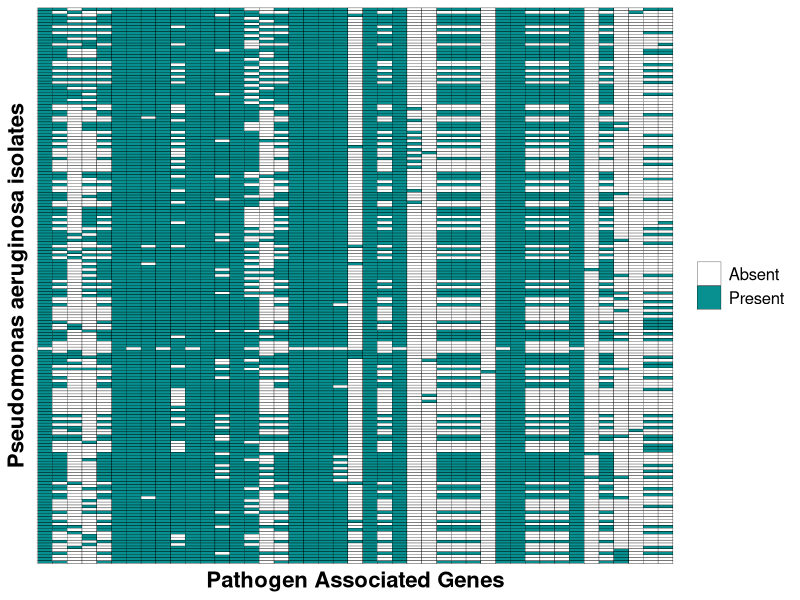
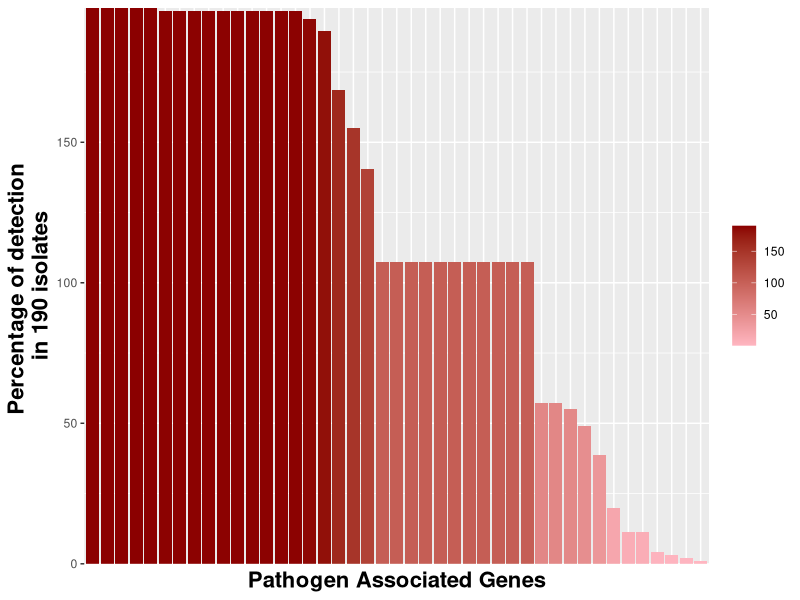
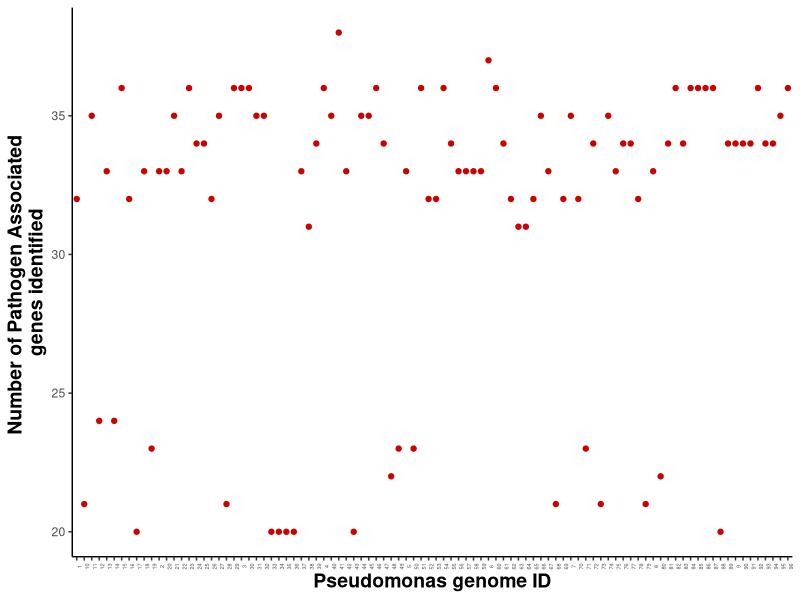
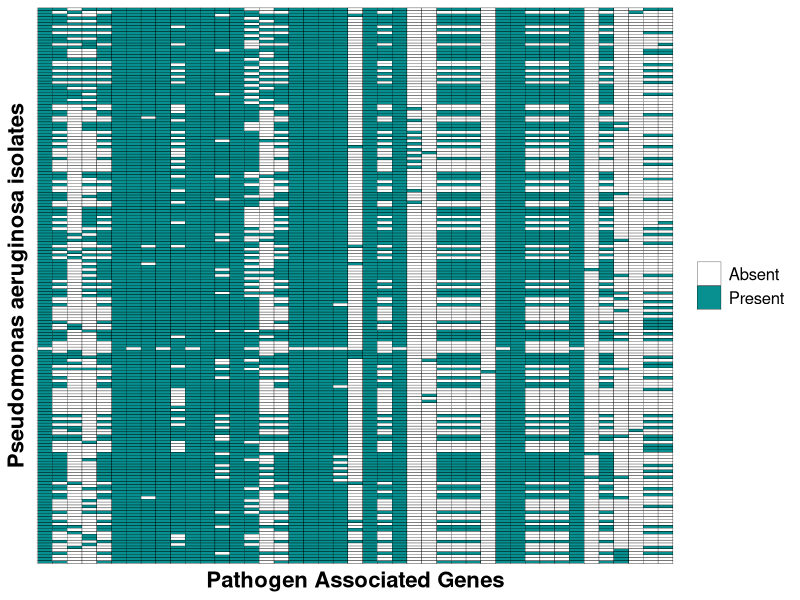
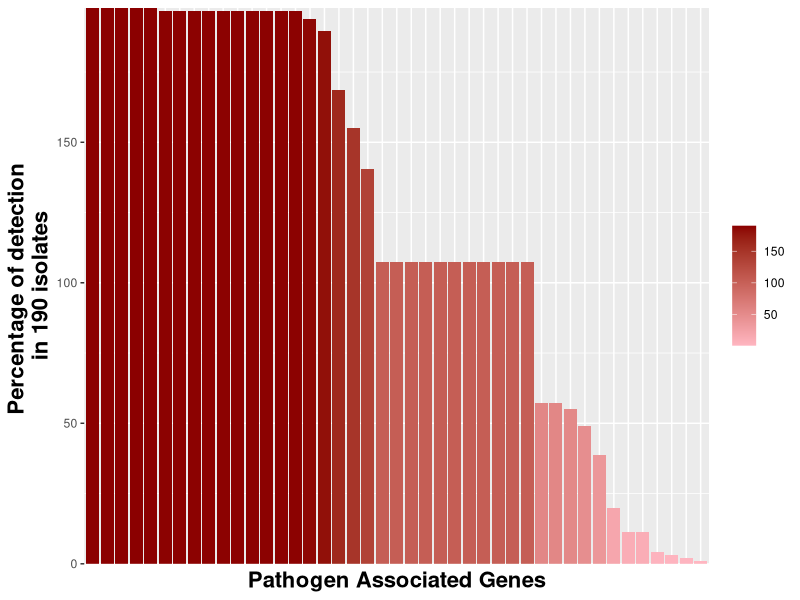

The R script that drew these images, in order:
############################## Exploratory analysis of BLAST results  ########################
##############################################################################################

# Results of BLAST. 

#   Analysis of BLAST using 63 PAG in Pseudomonas as query in assembly of 190 Pseudomonas areuginosa 
#   from non-CF bronchiectasis patients. We also evaluated the presence of two additional hypothetical
#   proteins in the same assemblies.

#   There is only one hit per query in each database (isolate) per our requirements

############################## Data wrangling

# load necessary packages
library(tidyverse)

# set working directory and load data set
setwd("~/work_research/git/bioinformatics/hilliam_pseudomonas_2022/results")

# load 61 PAGs dataset
blast_dat <- read_tsv(file = "hilliam_blast_clean.txt",
                      show_col_types = T,
                      col_types = "ffdddddddddd")

# load patrick data
patrick_dat <- 
  read_tsv(file = "patrick_blast_clean.txt",
           show_col_types = T,
           col_types = "ffdddddddddd") %>% # load data set
  mutate(qseqid =str_replace(pattern = ":.*(-.*)",
                             replacement = "\\1",
                             string = qseqid))  # clean name of PAG

# merge datasets
blast_dat<- rbind(blast_dat, patrick_dat)

############################## Exploratory analysis

# --------------------------- by patient ID (n=96)
blast_patient_dat <- 
  blast_dat %>% 
  # eliminates all after first hyphen
  mutate(sseqid = gsub(pattern = "-.*", 
                       replacement = "", 
                       sseqid))   %>% 
  # group at the patient ID level
  group_by(sseqid) %>%
  # eliminate PAG mapping multiple times and group
  distinct(qseqid, .keep_all = T) %>% 
  ungroup(); head(blast_patient_dat, 15)

# count presence in 96 patients
blast_patient_dat %>% 
  count(qseqid) %>% 
  mutate(prop = round(n/96*100, 2)) %>% 
  arrange(desc(n));

# --------------------------- by isolate (n=190)
blast_isolate_dat <- 
  blast_dat %>% 
  mutate(sseqid = gsub(pattern = "_.*",
                       replacement = "",
                       x=sseqid)) %>% 
  group_by(sseqid) %>%
  # eliminate PAG mapping multiple times per isolate
  distinct(qseqid, .keep_all = T) %>% 
  ungroup()

blast_isolate_dat %>% 
  count(qseqid) %>% 
  mutate(prop = n/190*100) %>% 
  arrange(desc(n))

blast_dat %>% 
  distinct(qseqid) %>% 
  dim()

blast_isolate_dat$qseqid
##############################          Plot of results        #####################
###############################################################################################

# --------------------------------- dot plot

library(Cairo)

CairoTIFF(file = "scatter_pag.tiff",
          width = 2200,
          height = 1200,
          pointsize = 5,
          dpi = 320, 
          compression = 5)

blast_dat %>% 
  mutate(sseqid = gsub(pattern = "-.*", # eliminates all after first hyphen
                       replacement = "", 
                       sseqid)) %>% 
  # group by patient ID
  group_by(sseqid) %>% 
  # eliminate PAG mapping multiple times
  distinct(qseqid, .keep_all = T) %>% 
  summarise (n=n()) %>% 
  rename(sample_ID = sseqid,
         PAGs_n = n) %>% 
  ggplot(aes(x = sample_ID,
             y = PAGs_n)) +
  geom_point(color = "red3", size=1.5) +
  labs(x = "Pseudomonas genome ID",
       y = "Number of Pathogen Associated \ngenes identified") +
  theme_classic() +
  theme(axis.text.x = element_text(angle = 90, size = 4),
        axis.title = element_text(face="bold", size=14)) 
  
## When the device is off, file writing is completed.
dev.off()

# --------------------------------- heatmap
## change dataset to map by isolate or patient

heatmap_dat <- 
  blast_isolate_dat %>% 
  # creates indicator variables for hits
  pivot_wider(id_cols = c(qseqid),
              names_from = sseqid,
              values_from = sseqid) %>% 
  # transforms hits into TRUE and no hits into FALSE
  mutate(across(.cols = -qseqid,
                .fns = ~ if_else(is.na(.x), "Absent", "Present"))) %>% 
  # makes ID of PAG a factor
  mutate(PAG_id = factor(qseqid), .before = 1,
         qseqid = NULL) %>% 
  # create pairs of data
  pivot_longer(cols = -1,
               names_to = "sample_ID")
  
heatmap_plot<- heatmap_dat %>% 
  ggplot(aes(PAG_id, sample_ID, fill = value)) + 
  geom_tile(color = "black") +
  scale_fill_manual(values=c("white","#088F8F")) +
  # presence of PAG per patient
  labs(y = "Pseudomonas aeruginosa isolates",
       x = "Pathogen Associated Genes",
       fill = "Present") +
  theme(axis.text.y = element_blank(),
        axis.text.x = element_blank(),
        axis.ticks = element_blank(),
        axis.title = element_text(size=16, face = "bold"),
        legend.title = element_blank(),
        legend.text = element_text(size=12)) +
  scale_x_discrete(guide = guide_axis(n.dodge = 1)); heatmap_plot

# save plot in high definition
# 1 open cairo device
# 2 print plot in R
# 3 close device

CairoTIFF(file = "heatmap_pag.tiff",
          width = 1700,
          height = 1200,
          pointsize = 5,
          dpi = 320, 
          compression = 5); heatmap_plot; dev.off()

# Legend: Heat map showing the presence/abscense of pathogen associated genes identified in Aim 1 (n = 69) in publicly available dataset of 190 P. aeruginosa respiratory isolates obtained from 96 NCFB patients. Each row represents a genome assembly and each column a PAG. Among them, 18 PAGs were found in all patients and 31 in at least 75% of the included participants. 

# --------------------------------- histogram

hist_plot<- heatmap_dat %>% 
  count(PAG_id, value, sort = T) %>% 
  filter(value=="Present") %>% 
  ggplot(data = .,
         aes(x= reorder(PAG_id, -n),
             y=n/96*100,
             fill=n)) +
  geom_col() +
  labs(x = "Pathogen Associated Genes",
       y = "Percentage of detection \nin 190 isolates") +
  theme(axis.text.x = element_blank(),
        axis.title = element_text(size=16, face = "bold"),
        axis.ticks.x = element_blank(),
        legend.title = element_blank()) +
  scale_y_continuous(expand = c(0, 0)) +
  scale_fill_gradient(high = "red4", low="lightpink"); hist_plot

# save in high quality
CairoTIFF(file = "histogram_pag.tiff",
          width = 1600,
          height = 1200,
          pointsize = 5,
          dpi = 320, 
          compression = 5); hist_plot; dev.off()

# Histogram describing the frequency of identification of 41 PAG identified in at least one patient in the cohort of NCFB (n = 96 with 190 P. aeruginosa isolates). Among them, 18 PAGs were found in all patients and 31 in at least 75% of the included participants. 

##############################  Power calculation for aim 3 based on presence in isolates  #####################
################################################################################################################

# We assume that the prevalence of pseudomonas detected by metagenomics will be around 50% (Mac Aogain 2021)

# Based on our preliminary analysis of 30% of prevalence of PAGs in pseudomonas isolated from NCFB patients, 
# we assume that those with worse outcomes (higher number of exacerbations) will have increased frequency (70%)
pseudomonas_prevalence=0.5
p1<-0.3*pseudomonas_prevalence
p2<-0.7*pseudomonas_prevalence # expected proportion of PAG in high risk cohort
r<-1 # assumes populations will be equal in size

# type I and II errors
alpha<-0.05
beta<-0.20

(n2=(p1*(1-p1)/r+p2*(1-p2))*((qnorm(1-alpha/2)+qnorm(1-beta))/(p1-p2))^2)

# round the sample size
ceiling(n2)

# calculate the power
z=(p1-p2)/sqrt((p1*(1-p1)/n2*r)+(p2*(1-p2)/n2))
(Power=pnorm(z-qnorm(1-alpha/2))+pnorm(-z-qnorm(1-alpha/2)))

#########################################################################################################
# If we calculate the presence of PAGs per patient (multiple P. aeruginosa per patient), the proportion is ~ 80% so

p1<-0.3*pseudomonas_prevalence
p2<-0.7*pseudomonas_prevalence # expected proportion of PAG in high risk cohort
r<-1 # assumes populations will be equal in size
alpha<-0.05
beta<-0.20
(n2=(p1*(1-p1)/r+p2*(1-p2))*((qnorm(1-alpha/2)+qnorm(1-beta))/(p1-p2))^2) %>% 
  ceiling()

z=(p1-p2)/sqrt((p1*(1-p1)/n2*r)+(p2*(1-p2)/n2))
(Power=pnorm(z-qnorm(1-alpha/2))+pnorm(-z-qnorm(1-alpha/2)))

#########################################################################################################
# For pseudomonas positive vs negative groups, we ignore the prevalence factor

p1<-0.4
p2<-0.7 # expected proportion of PAG in high risk cohort
r<-1 # assumes populations will be equal in size
alpha<-0.05
beta<-0.20
(n2=(p1*(1-p1)/r+p2*(1-p2))*((qnorm(1-alpha/2)+qnorm(1-beta))/(p1-p2))^2) %>% 
  ceiling()

z=(p1-p2)/sqrt((p1*(1-p1)/n2*r)+(p2*(1-p2)/n2))
(Power=pnorm(z-qnorm(1-alpha/2))+pnorm(-z-qnorm(1-alpha/2)))
